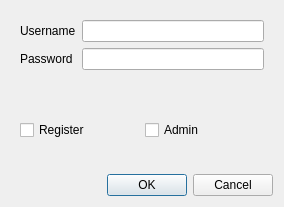
<?xml version="1.0" encoding="UTF-8"?>
<ui version="4.0">
 <class>Dialog</class>
 <widget class="QDialog" name="Dialog">
  <property name="geometry">
   <rect>
    <x>0</x>
    <y>0</y>
    <width>284</width>
    <height>207</height>
   </rect>
  </property>
  <property name="windowTitle">
   <string>Dialog</string>
  </property>
  <layout class="QVBoxLayout" name="verticalLayout">
   <item>
    <widget class="QWidget" name="widget" native="true">
     <layout class="QFormLayout" name="formLayout">
      <item row="0" column="0">
       <widget class="QLabel" name="label">
        <property name="text">
         <string>Username</string>
        </property>
       </widget>
      </item>
      <item row="0" column="1">
       <widget class="QLineEdit" name="lineEdit_usrname"/>
      </item>
      <item row="1" column="0">
       <widget class="QLabel" name="label_2">
        <property name="text">
         <string>Password</string>
        </property>
       </widget>
      </item>
      <item row="1" column="1">
       <widget class="QLineEdit" name="lineEdit_pwd">
        <property name="echoMode">
         <enum>QLineEdit::Password</enum>
        </property>
       </widget>
      </item>
     </layout>
    </widget>
   </item>
   <item>
    <widget class="QWidget" name="widget_2" native="true">
     <layout class="QHBoxLayout" name="horizontalLayout">
      <item>
       <widget class="QCheckBox" name="checkBox_is_reg">
        <property name="text">
         <string>Register</string>
        </property>
       </widget>
      </item>
      <item>
       <widget class="QCheckBox" name="checkBox_is_admin">
        <property name="text">
         <string>Admin</string>
        </property>
       </widget>
      </item>
     </layout>
    </widget>
   </item>
   <item>
    <widget class="QDialogButtonBox" name="buttonBox">
     <property name="orientation">
      <enum>Qt::Horizontal</enum>
     </property>
     <property name="standardButtons">
      <set>QDialogButtonBox::Cancel|QDialogButtonBox::Ok</set>
     </property>
    </widget>
   </item>
  </layout>
 </widget>
 <resources/>
 <connections>
  <connection>
   <sender>buttonBox</sender>
   <signal>accepted()</signal>
   <receiver>Dialog</receiver>
   <slot>accept()</slot>
   <hints>
    <hint type="sourcelabel">
     <x>248</x>
     <y>254</y>
    </hint>
    <hint type="destinationlabel">
     <x>157</x>
     <y>274</y>
    </hint>
   </hints>
  </connection>
  <connection>
   <sender>buttonBox</sender>
   <signal>rejected()</signal>
   <receiver>Dialog</receiver>
   <slot>reject()</slot>
   <hints>
    <hint type="sourcelabel">
     <x>316</x>
     <y>260</y>
    </hint>
    <hint type="destinationlabel">
     <x>286</x>
     <y>274</y>
    </hint>
   </hints>
  </connection>
 </connections>
</ui>
